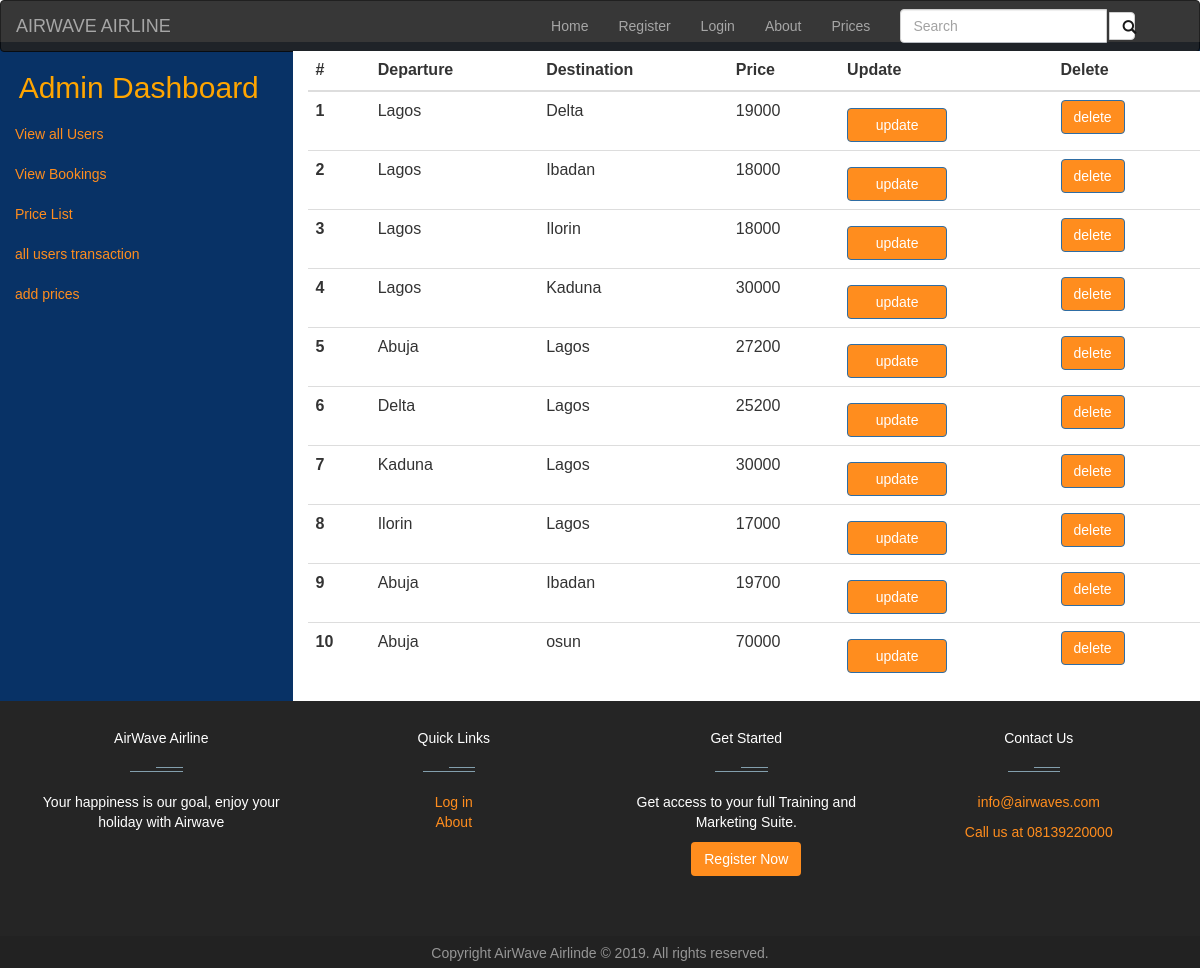
/allprices, run on the app's committed database.
### tables this page shows
CREATE TABLE "price" (
	"id"	INTEGER NOT NULL PRIMARY KEY AUTOINCREMENT,
	"departure"	TEXT NOT NULL,
	"destination"	TEXT NOT NULL,
	"price"	INTEGER,
	"user_id"	INTEGER
);

### app.py (the view)
@app.route("/allprices")
def prices():
    row = db.execute("select * from price")
    return render_template("prices.html",row=row)

### app.py (called while the page is built)
@app.after_request
def after_request(response):
    response.headers["Cache-Control"] = "no-cache, no-store, must-revalidate"
    response.headers["Expires"] = 0
    response.headers["Pragma"] = "no-cache"
    return response

### templates/prices.html (shortened to what this page needs)
{% extends "base.html" %}
{% block main %}
<div class="row" style="background: #083266">
  <div class="col-sm-3">
    <nav class="sidebar">
      <h2 class="ad_dash" style="text-align: center ;color:orange;"><span>Admin Dashboard</span></h2>
      <div class="list">
        <ul class="nav flex-column">
          <li class="nav-item">
            <a class="nav-link" href="/alluser">View all Users</a>
          </li>
          <li class="nav-item">
            <a class="nav-link" href="/allbookings" >View Bookings</a>
          </li>
          <li class="nav-item">
            <a class="nav-link" href="/allprices" >Price List</a>
          </li>
          <li class="nav-item">
            <a class="nav-link" href="/alltrans" >all users transaction</a>
          </li>
          <li class="nav-item">
            <a class="nav-link" href="/addprice" >add prices</a>
          </li>
          </ul>
      </div>
    </nav>
  </div>
  <div class="col-lg-9" style="background: #ffffff;">
    <table class="table">
    <thead class="thead-dark">
      <tr>
        <th scope="col">#</th>
        <th scope="col">Departure</th>
        <th scope="col">Destination</th>
        <th scope="col">Price</th>
        <th scope="col">Update</th>
        <th scope="col">Delete</th>
      </tr>
    </thead>
    <tbody>
        {% for ro in row %}
        <tr>
          <th scope="row">{{ loop.index }}</th>
          <td>{{ ro['departure'] }}</td>
          <td>{{ ro['destination']}}</td>
          <td>{{ro['price']}}</td>
          <td><button class="btn btn-primary" style="width: 100px;" onclick="{{ 'myFunction({0})'.format(ro['id']) }}">update</button></td>
          <td><form action="/delete/{{ro['id']}}" method="POST"><input type="submit" value="delete" class="btn btn-primary"></form></td>
            </tr>
        {% endfor %}
      </tbody>
    </table>
  </div>
</div>
{% endblock %}

### static/css/main1.css (style rules this page uses)
body { font-family: Arial, Helvetica, sans-serif; padding:0; margin: 0; }
.btn { background-color:rgba(7, 7, 7, 0.692); }
.btn { background-color: #ff8d1e; color:#fff; }
button { color: white; padding: 14px 20px; margin: 8px 0; border: none; cursor: pointer; width: 20%; }
form { margin:auto; }
body { min-height: 100vh; }
a, a:hover { color: #ff8d1e;; text-decoration: none; }

### data on the page
price: departure "Lagos", destination "Delta", price "19000"
price: departure "Lagos", destination "Ibadan", price "18000"
price: departure "Lagos", destination "Ilorin", price "18000"
price: departure "Lagos", destination "Kaduna", price "30000"
price: departure "Abuja", destination "Lagos", price "27200"
price: departure "Delta", destination "Lagos", price "25200"
price: departure "Kaduna", destination "Lagos", price "30000"
price: departure "Ilorin", destination "Lagos", price "17000"
price: departure "Abuja", destination "Ibadan", price "19700"
price: departure "Abuja", destination "osun", price "70000"
